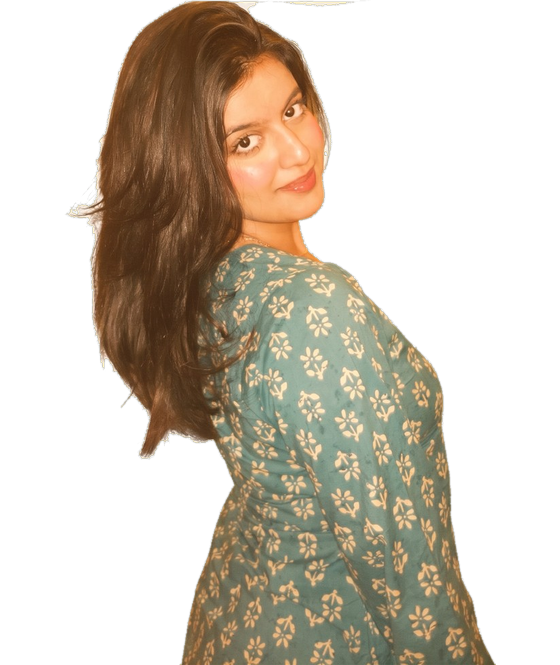
#> input picture assets/og/siya-cutout.png, 560 x 665 px, given in place of siya-hero-cutout-2.png, which was not available
$ python rematte-hero-buttermilk.py
#> lines starting #> are read from the running program, lines starting #| are printed output that depends on the picture; after the words box and inside, x2 and y2 are one past the last pixel; in counts of white or black regions, pixels touching at a corner belong together
"""
Unmatte white fringe (from white-BG cutout), rematte onto buttermilk so
hair/cheeks blend into the page. Refreshes hero + OG assets.
"""
from __future__ import annotations

from pathlib import Path

import numpy as np
from PIL import Image
from scipy import ndimage

ROOT = Path(__file__).resolve().parents[1]
# Start from rembg cutout (still white-matted), not an already-rematted file
SRC = ROOT / "public" / "siya" / "photos" / "siya-hero-cutout-2.png"
OUT = ROOT / "public" / "siya" / "photos" / "siya-hero-cutout-3.png"
OG = ROOT / "assets" / "og" / "siya-cutout.png"
PREVIEW = ROOT / "screenshots" / "hero-cutout-blend-preview.png"

BM = np.array([255.0, 241.0, 181.0], dtype=np.float32)  # #FFF1B5
WHITE = np.array([255.0, 255.0, 255.0], dtype=np.float32)


def main() -> None:
  print("src", SRC)
  im = Image.open(SRC).convert("RGBA")
#> im is the input picture: PIL image 560x665 RGBA; mean R, G, B, A 62.7, 53.8, 40.7, 111
  arr = np.array(im).astype(np.float32)
  rgb, a = arr[:, :, :3], arr[:, :, 3]
  alpha = np.clip(a / 255.0, 0, 1)
  eps = 1e-4

  # Unmatte assuming prior white backdrop (classic despill)
  unmatted = (rgb - WHITE * (1.0 - alpha[:, :, None])) / np.maximum(alpha[:, :, None], eps)
  unmatted = np.clip(unmatted, 0, 255)

  # Only apply unmatte where fringe is likely (edge + bright); keep dress/core
  opaque = a >= 20
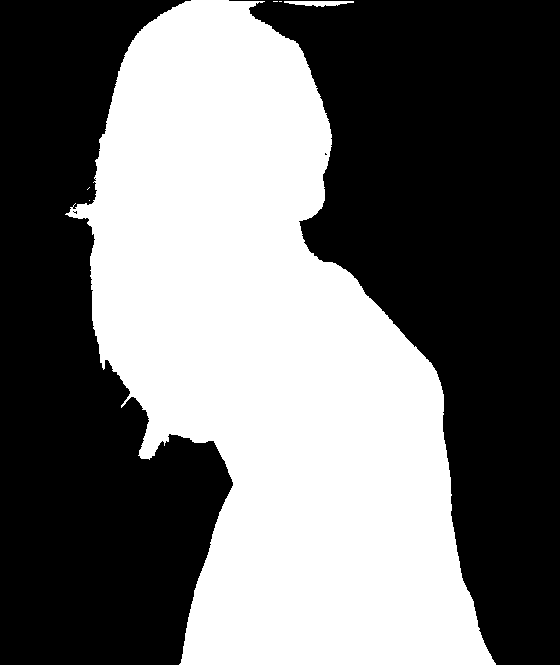
#> opaque: shape (665, 560) bool; 43.9% white; 6 white regions (4 under 20 px), largest, box (x1, y1, x2, y2) and area: (65, 0, 496, 665) 163251, (284, 1, 354, 7) 277
  dist_in = ndimage.distance_transform_edt(opaque)
  lum = 0.2126 * rgb[:, :, 0] + 0.7152 * rgb[:, :, 1] + 0.0722 * rgb[:, :, 2]
  fringe = (a > 0) & (dist_in <= 10) & (lum > 140)
#> fringe: shape (665, 560) bool; 1.5% white; 117 white regions (93 under 20 px), largest, box (x1, y1, x2, y2) and area: (280, 35, 404, 348) 2800, (68, 134, 106, 344) 998, (402, 335, 438, 379) 253
  core = ~fringe

  fixed = rgb.copy()
  fixed[fringe] = unmatted[fringe]
#> fixed: shape (665, 560, 3) float32; mean R, G, B 62.6, 53.7, 40.6
  # Protect saturated dress teal from unmatte blowouts
  teal = (rgb[:, :, 1] > rgb[:, :, 0] * 0.85) & (rgb[:, :, 2] > 50) & (rgb[:, :, 1] > 70) & (lum < 200)
#> teal: shape (665, 560) bool; 20.5% white; 123 white regions (99 under 20 px), largest, box (x1, y1, x2, y2) and area: (138, 245, 476, 665) 74038, (90, 246, 130, 389) 281, (199, 318, 222, 344) 238
  fixed[teal] = rgb[teal]
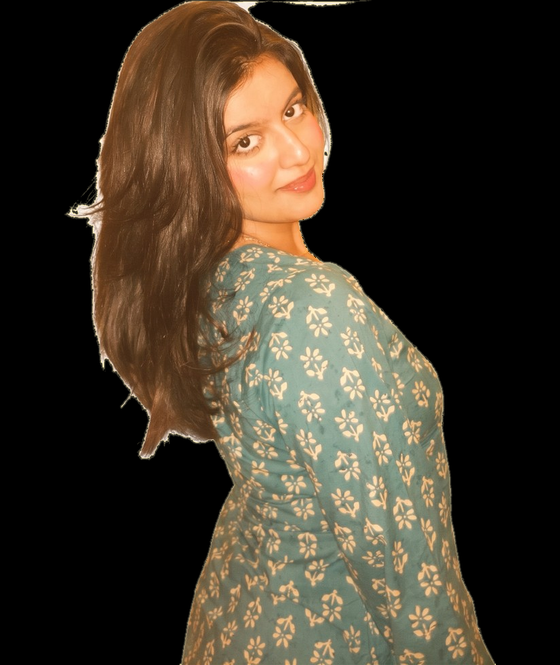
#> fixed: shape (665, 560, 3) float32; mean R, G, B 62.7, 53.7, 40.7

  # Rematte onto buttermilk for storage (what you see on the page)
  rematted = fixed * alpha[:, :, None] + BM * (1.0 - alpha[:, :, None])

  # Soft plush: outer rim RGB = buttermilk, gentle alpha
  out_rgb = rematted.copy()
  out_a = a.copy()
  for radius, a_cap, mix in ((3.5, 210, 0.4), (2.2, 160, 0.7), (1.2, 110, 0.9)):
    band = (out_a > 0) & (dist_in <= radius)
    out_rgb[band] = out_rgb[band] * (1 - mix) + BM * mix
    out_a[band] = np.minimum(out_a[band], a_cap)
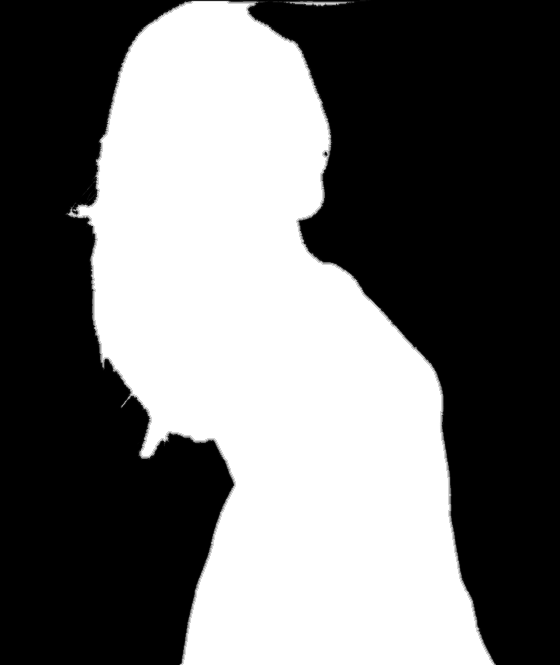
#> out_a: shape (665, 560) float32; min 0, max 255, mean 110.3
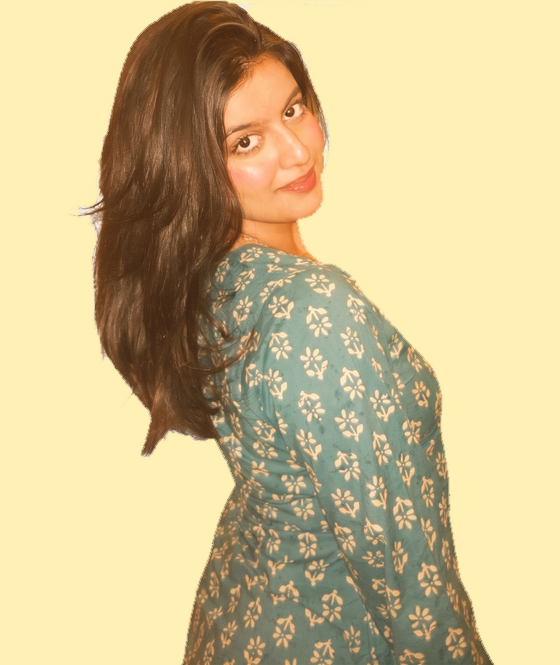
#> out_rgb: shape (665, 560, 3) float32; mean R, G, B 207.2, 189.6, 142.6

  # Drop dust
  out_a[out_a < 10] = 0
#> out_a: shape (665, 560) float32; 0.39% of pixels changed, all inside (x1, y1, x2, y2) = (64, 0, 495, 664)

  out = Image.fromarray(np.clip(np.dstack([out_rgb, out_a]), 0, 255).astype(np.uint8), "RGBA")
  out = out.crop(out.getbbox())
#> out: PIL image 431x665 RGBA
  px = out.load()
  W, H = out.size
#> W = 431; H = 665
  for x in range(W):
    for dy in range(min(5, H)):
      y = H - 1 - dy
      r, g, b, aa = px[x, y]
      if aa > 18:
        px[x, y] = (r, g, b, 255)

  out.save(OUT, "PNG", optimize=True)
  print("saved", OUT, out.size)
#| saved public/siya/photos/siya-hero-cutout-3.png (431, 665)

  bg = Image.new("RGBA", out.size, (255, 241, 181, 255))
  comp = Image.alpha_composite(bg, out)
  comp.save(PREVIEW, "PNG")
  w, h = out.size
#> w = 431; h = 665
  comp.crop((0, int(h * 0.06), int(w * 0.52), int(h * 0.4))).save(
    ROOT / "screenshots" / "hero-hair-blend-closeup.png"
  )
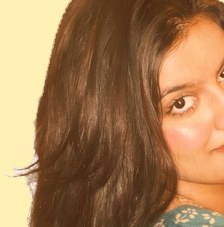
#> saved as hero-hair-blend-closeup.png: PIL image 224x227 RGBA; mean R, G, B, A 164.2, 124.1, 84.1, 255
  comp.crop((int(w * 0.38), int(h * 0.04), w, int(h * 0.36))).save(
    ROOT / "screenshots" / "hero-cheek-blend-closeup.png"
  )
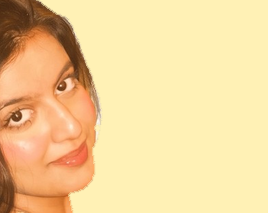
#> saved as hero-cheek-blend-closeup.png: PIL image 268x213 RGBA; mean R, G, B, A 241.3, 210.5, 154.1, 255

  og_h = 665
  og_w = min(560, int(og_h * out.width / out.height))
#> og_w = 431
  og = out.resize((og_w, og_h), Image.Resampling.LANCZOS)
  canvas = Image.new("RGBA", (560, 665), (0, 0, 0, 0))
#> canvas: PIL image 560x665 RGBA; every value is 0
  canvas.paste(og, ((560 - og_w) // 2, 0), og)
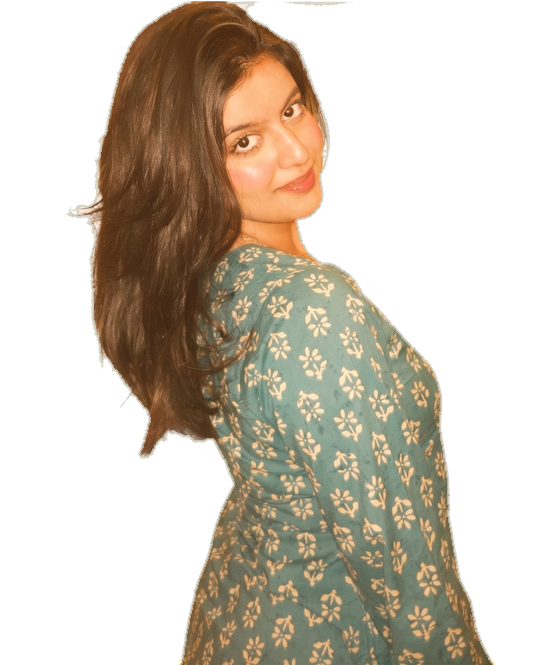
#> canvas: PIL image 560x665 RGBA; mean R, G, B, A 62.1, 53.3, 40.3, 109.6; transparent parts drawn white
  # bottom align
  canvas = Image.new("RGBA", (560, 665), (0, 0, 0, 0))
  canvas.paste(og, ((560 - og_w) // 2, 665 - og_h), og)
  canvas.save(OG, "PNG", optimize=True)
  print("og", OG)


if __name__ == "__main__":
  main()
